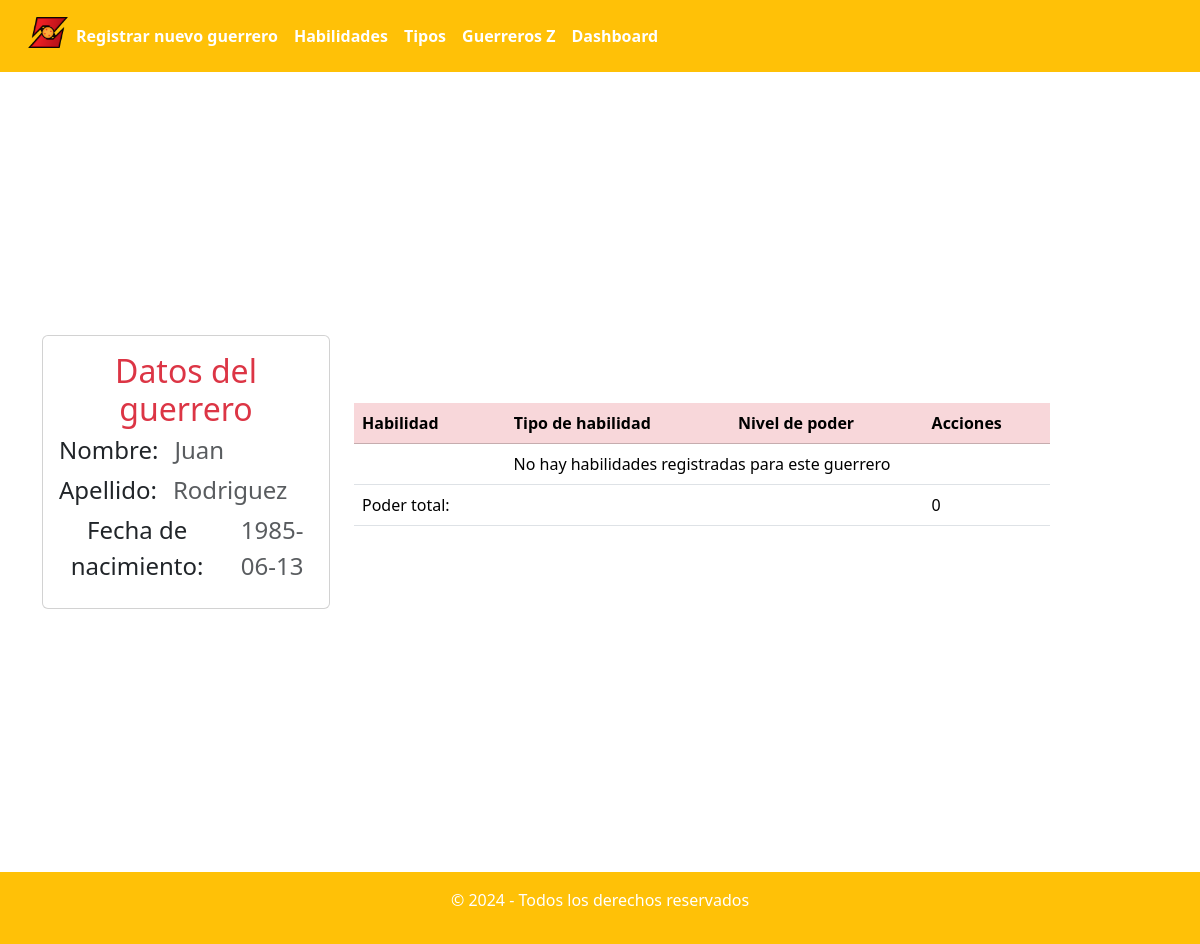
The app's page /controllers/warriors_abilities/details.php?id=400&page=1 with its own data.
### tables this page shows
CREATE TABLE IF NOT EXISTS `warriors` (
  `id` int NOT NULL AUTO_INCREMENT,
  `nombre` varchar(70) NOT NULL,
  `apellido` varchar(200) NOT NULL,
  `fecha_nacimiento` date NOT NULL,
  PRIMARY KEY (`id`)
);

### data/database.php (called while the page is built, shortened)
<?php
class Database
{
    private mysqli $connection;
    public function __construct(string $host = "localhost", string $username = "root", string $password = "", string $dbname = "warriors")
    {
        $this->connection = new mysqli($host, $username, $password, $dbname);
        $this->connection->set_charset('utf8');
    }
    public function getWarriorById(int $id, string $table = "warriors"): ?array
    {
        $sql = "SELECT * FROM $table WHERE id = ?";
        $preparedQuery = $this->connection->prepare($sql);
        $preparedQuery->bind_param("i", $id);
        $preparedQuery->execute();
        $result = $preparedQuery->get_result();
        return $result->fetch_assoc() ?: null;
    }
}

### controllers/warriors_abilities/details.php (the view, shortened to what this page needs)
<?php
include "../../templates/header.php";
include '../../data/database.php';
$db = new Database();
$id = $_GET['id'] ?? '';
$page = $_GET['page'] ?? 1;
$warrior = $db->getWarriorById($id);
["data" => $data, "totalPages" => $totalPages] = $db->getWarriorsAbilitiesByPage($id, intval($page));
?>
<section class="container d-flex flex-column min-vh-100">
    <main class="flex-grow-1 d-flex align-items-center">
        <div class="card" style="width: 18rem;">
            <div class="card-body">
                <h5 class="card-title text-center text-danger fs-2">Datos del guerrero</h5>
                <div class="d-flex gap-3">
                    <p class="card-subtitle mb-2 text-body-black text-center fs-4">Nombre:</p>
                    <p class="card-subtitle mb-2 text-body-secondary text-center fs-4"><?= $warrior["nombre"] ?></p>
                </div>
                <div class="d-flex gap-3">
                    <p class="card-subtitle mb-2 text-body-black text-center fs-4">Apellido:</p>
                    <p class="card-subtitle mb-2 text-body-secondary text-center fs-4"><?= $warrior["apellido"] ?></p>
                </div>
                <div class="d-flex gap-3">
                    <p class="card-subtitle mb-2 text-body-black text-center fs-4">Fecha de nacimiento:</p>
                    <p class="card-subtitle mb-2 text-body-secondary text-center fs-4"><?= $warrior["fecha_nacimiento"] ?></p>
                </div>
            </div>
        </div>
        <article class="col-8 p-4 d-flex flex-column align-items-center">
            <table class="table">
                <thead class="table-danger">
                    <th scope="col">Habilidad</th>
                    <th scope="col">Tipo de habilidad</th>
                    <th scope="col">Nivel de poder</th>
                    <th scope="col">Acciones</th>
                </thead>
                <?php if (!$data) : ?>
                    <tbody>
                        <tr class="text-center">
                            <td colspan="5">No hay habilidades registradas para este guerrero</td>
                        </tr>
                    </tbody>
                    <?php endif; ?>
                    <tfoot>
                        <tr>
                            <td>
                                Poder total:
                            </td>
                            <td></td>
                            <td></td>
                            <td>
                                <?= array_reduce($data, fn ($acc, $row) => $acc + $row["nivel_poder"], 0) ?>
                            </td>
                        </tr>
                    </tfoot>
            </table>
        </article>
    </main>
</section>
<?php include "../../templates/footer.php"; ?>

### records on screen
warriors: nombre "Juan", apellido "Rodriguez", fecha_nacimiento "1985-06-13"

### other values on screen
array_reduce($data, fn ($acc, $row) => $acc + $row["nivel_poder"], 0) "0"
